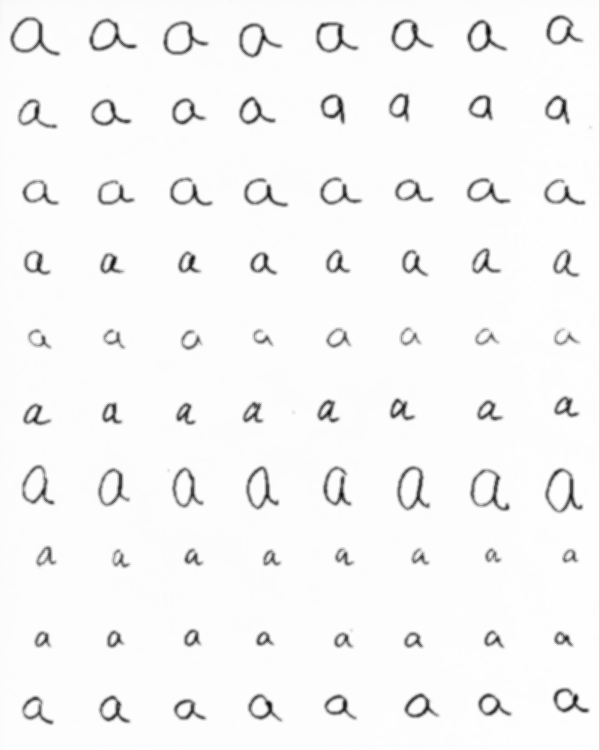
#> input picture Assignment1materials/H1-16images/a.bmp, 600 x 750 px, given in place of test1.bmp, which was not available
$ python test.py   (Python 2 division)   (older library calls are emulated)
#> lines starting #> are read from the running program, lines starting #| are printed output that depends on the picture; after the words box and inside, x2 and y2 are one past the last pixel; in counts of white or black regions, pixels touching at a corner belong together; pictures that were not available may be replaced by others from this repository, and a replacement may not be noted
from __future__ import division
import numpy as np
from sklearn.metrics import confusion_matrix
from scipy.spatial.distance import cdist
from skimage.measure import label, regionprops, moments, moments_central, moments_normalized, moments_hu
from skimage import io, exposure, morphology
import matplotlib.pyplot as plt
from matplotlib.patches import Rectangle
import pickle
import train
import cv2 as cv

#testNames = ['test1', 'test2']
testNames = ['test1']
testFeatures = []
testTruth = []
textPosition = []
for i in range(len(testNames)):
    img = io.imread('Assignment1materials/H1-16images/' + testNames[i] + '.bmp')
#> img is the input picture: shape (750, 600); min 5, max 254, mean 246
    #testTruth = ['a']*7+['d']*7+['m']*7+['n']*7+['o']*7+['p']*7+['q']*7+['r']*7+['u']*7+['w']*7
    ret, binary = cv.threshold(img, 0, 255, cv.THRESH_BINARY | cv.THRESH_OTSU)
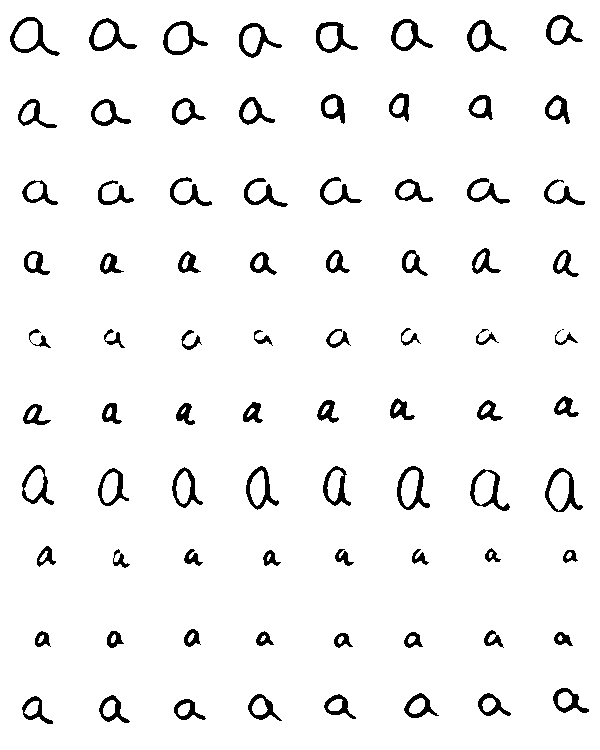
#> binary: shape (750, 600); 95.2% white; 81 black regions (1 under 20 px), largest, box (x1, y1, x2, y2) and area: (10, 17, 60, 56) 481, (545, 468, 583, 512) 474, (397, 466, 430, 510) 468
#> ret = 192
    th = ret
#> th = 192
    img_binary = (img < th).astype(np.double)
#> img_binary: shape (750, 600) float64; values 0 (black) and 1 (white), 4.8% white; 81 white regions (1 under 20 px), largest, box (x1, y1, x2, y2) and area: (10, 17, 60, 56) 479, (545, 468, 583, 512) 472, (397, 466, 430, 510) 466
    img_dilation = morphology.binary_dilation(img_binary, selem=None)
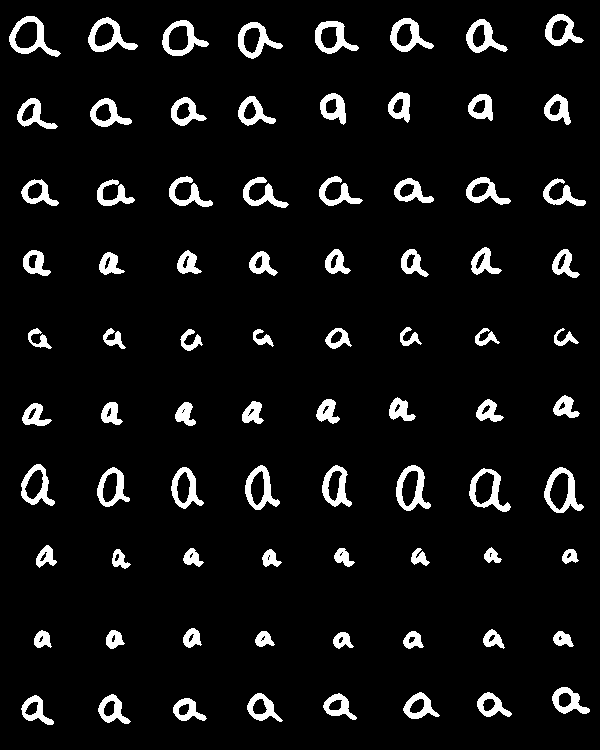
#> img_dilation: shape (750, 600) bool; 7% white; 80 white regions, largest, box (x1, y1, x2, y2) and area: (9, 16, 61, 57) 689, (544, 467, 584, 513) 683, (396, 465, 431, 511) 671
    img_erosion = morphology.binary_erosion(img_binary, selem=None)
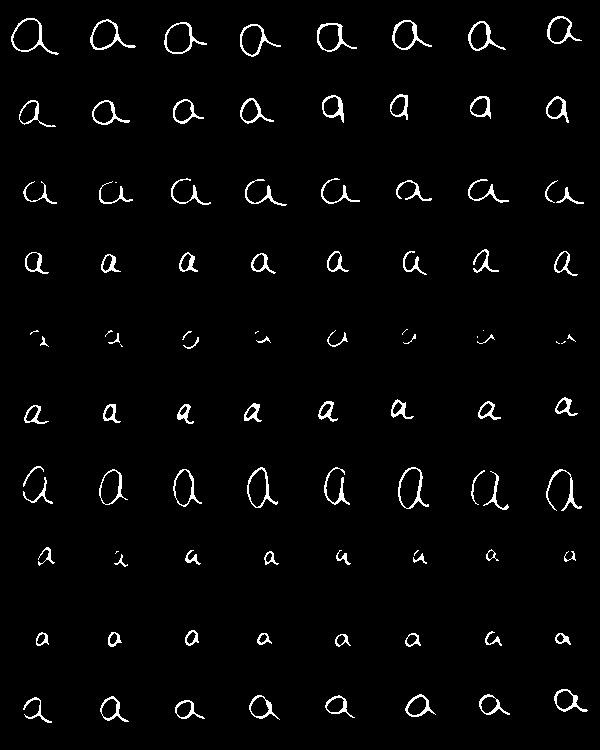
#> img_erosion: shape (750, 600) bool; 2.7% white in thin lines or dots
    img_label = label(img_binary, background=0)
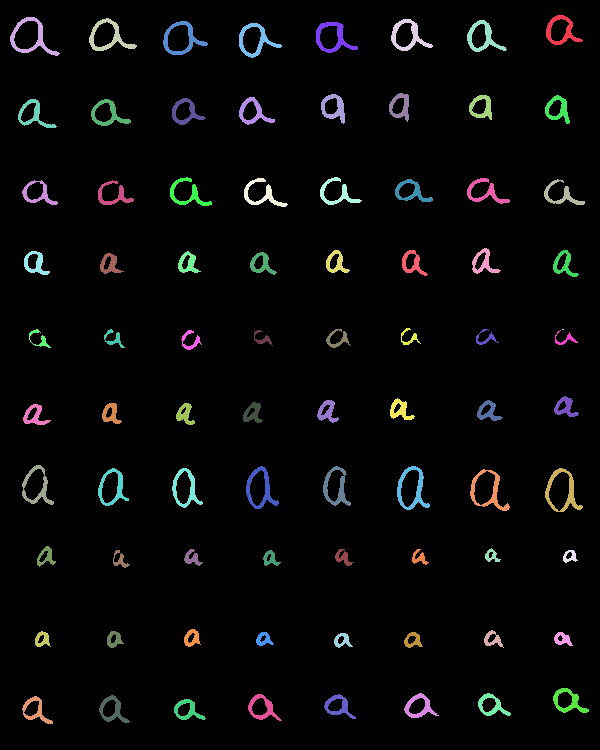
#> img_label: shape (750, 600) int64; 82 distinct labels, from 0 to 81; one colour per label, 0 black
    regions = regionprops(img_label)
#> regions = 81 regions; largest, box (x1, y1, x2, y2) and area: (10, 17, 60, 56) 479, (545, 468, 583, 512) 472, (397, 466, 430, 510) 466, (89, 18, 137, 51) 454, (163, 21, 208, 55) 439
    io.imshow(img_binary)
    ax = plt.gca()
    thresholdR = 15
    thresholdC = 15
    for props in regions:
        minr, minc, maxr, maxc = props.bbox
        # Computing Hu Moments and Removing Small Components
        if (maxr - minr) >= thresholdR and (maxc - minc) >= thresholdC:
            textPosition.append((maxc, minr))
            roi = img_binary[minr:maxr, minc:maxc]
            m = moments(roi)
            cr = m[0, 1] / m[0, 0]
            cc = m[1, 0] / m[0, 0]
#> (the run stopped early here; a loop or call above may not have finished)

$ run again, on Assignment1materials/H1-16images/k.bmp
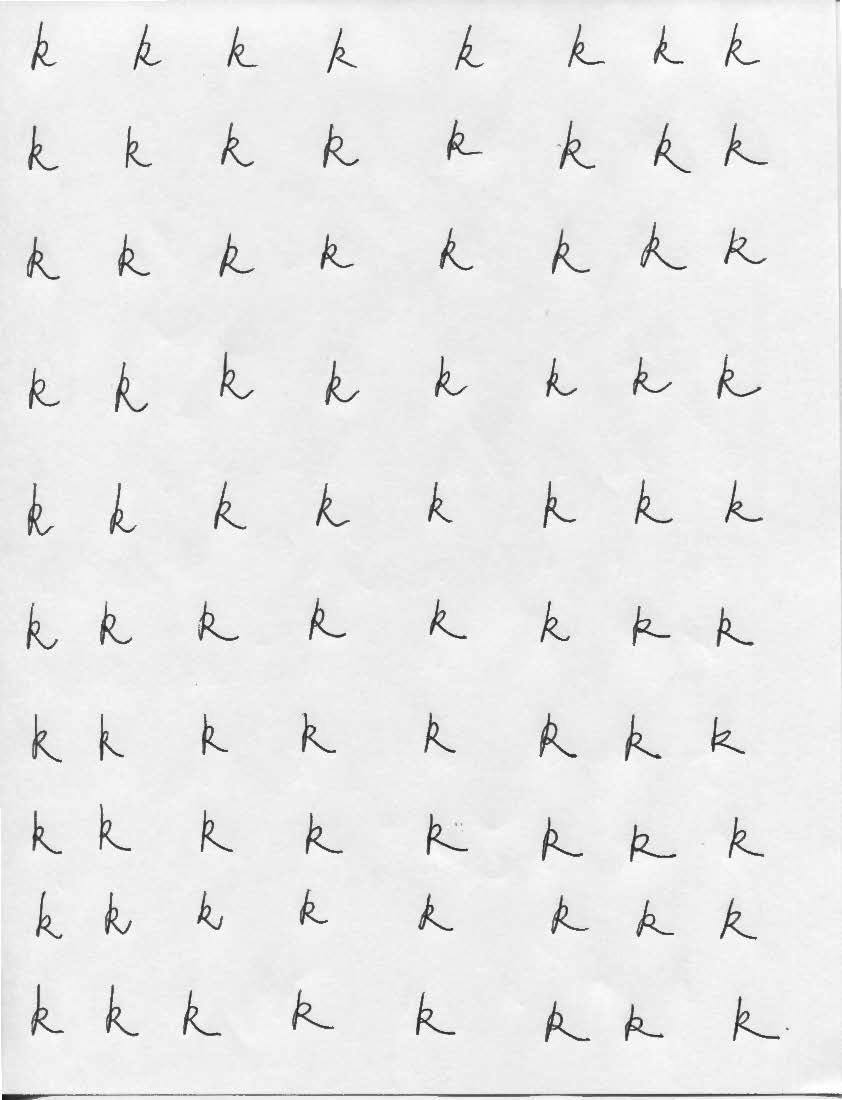
#> input picture Assignment1materials/H1-16images/k.bmp, 842 x 1100 px, given in place of test1.bmp, which was not available
#> img is the input picture: shape (1100, 842); min 16, max 255, mean 234.1
#> binary: shape (1100, 842); 97.4% white; 99 black regions (13 under 20 px), largest, box (x1, y1, x2, y2) and area: (290, 1093, 842, 1098) 1359, (539, 713, 577, 758) 341, (640, 222, 687, 270) 332
#> ret = 162
#> img_binary: shape (1100, 842) float64; values 0 (black) and 1 (white), 2.6% white; 100 white regions (14 under 20 px), largest, box (x1, y1, x2, y2) and area: (290, 1093, 842, 1098) 1359, (539, 713, 577, 758) 341, (640, 222, 687, 270) 331
#> img_dilation: shape (1100, 842) bool; 4.3% white; 89 white regions (7 under 20 px), largest, box (x1, y1, x2, y2) and area: (136, 1092, 842, 1099) 3008, (1, 1093, 121, 1100) 566, (639, 221, 688, 271) 549
#> img_erosion: shape (1100, 842) bool; 0.88% white in thin lines or dots
#> `img_label = label(img_binary, background=0)`:
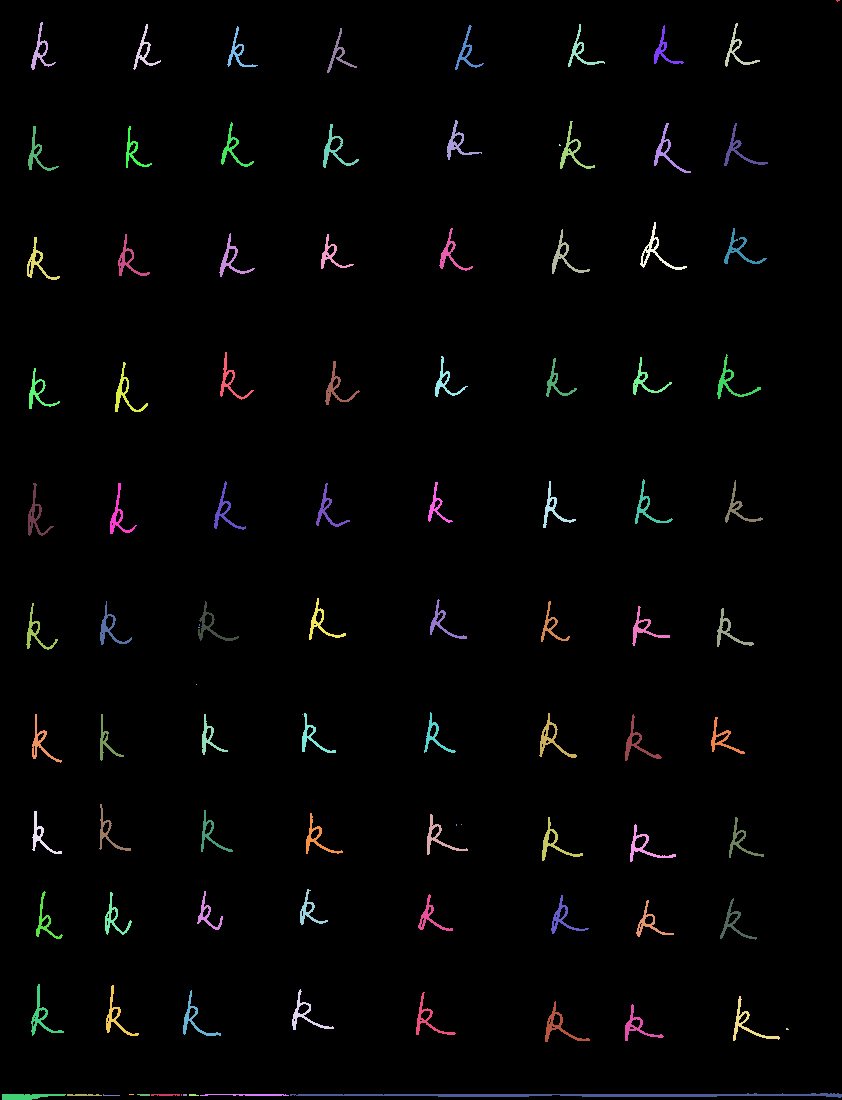
#> img_label: shape (1100, 842) int64; 101 distinct labels, from 0 to 100; one colour per label, 0 black
#> regions = 100 regions; largest, box (x1, y1, x2, y2) and area: (290, 1093, 842, 1098) 1359, (539, 713, 577, 758) 341, (640, 222, 687, 270) 331, (545, 1001, 590, 1042) 330, (323, 124, 359, 168) 321

$ run again, on Assignment1materials/H1-16images/m.bmp
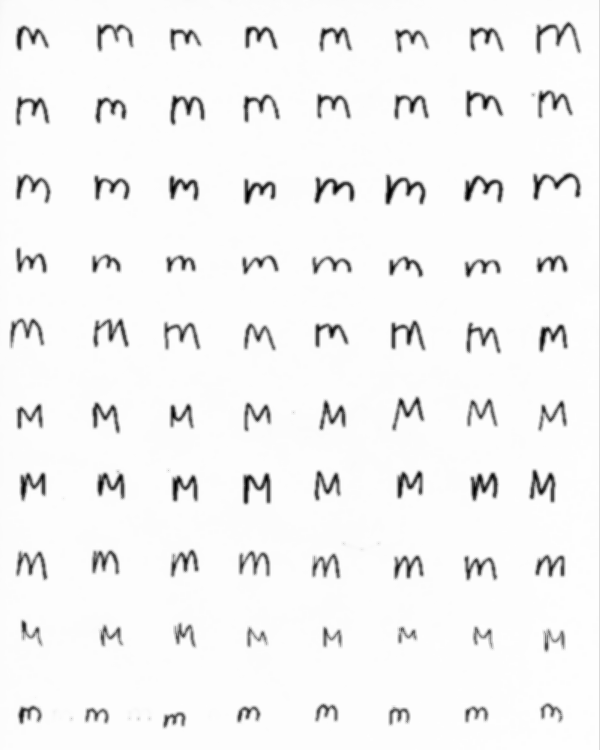
#> input picture Assignment1materials/H1-16images/m.bmp, 600 x 750 px, given in place of test1.bmp, which was not available
#> img is the input picture: shape (750, 600); min 0, max 254, mean 243.5
#> binary: shape (750, 600); 94.5% white; 81 black regions (1 under 20 px), largest, box (x1, y1, x2, y2) and area: (385, 175, 426, 205) 497, (533, 173, 581, 200) 448, (243, 473, 271, 504) 448
#> ret = 181
#> img_binary: shape (750, 600) float64; values 0 (black) and 1 (white), 5.4% white; 81 white regions (1 under 20 px), largest, box (x1, y1, x2, y2) and area: (385, 175, 426, 205) 496, (243, 473, 271, 504) 447, (533, 173, 581, 200) 445
#> img_dilation: shape (750, 600) bool; 7.8% white; 81 white regions (1 under 20 px), largest, box (x1, y1, x2, y2) and area: (384, 174, 427, 206) 667, (535, 21, 581, 54) 633, (532, 172, 582, 201) 615
#> img_erosion: shape (750, 600) bool; 3.2% white; 94 white regions (10 under 20 px)
#> `img_label = label(img_binary, background=0)`:
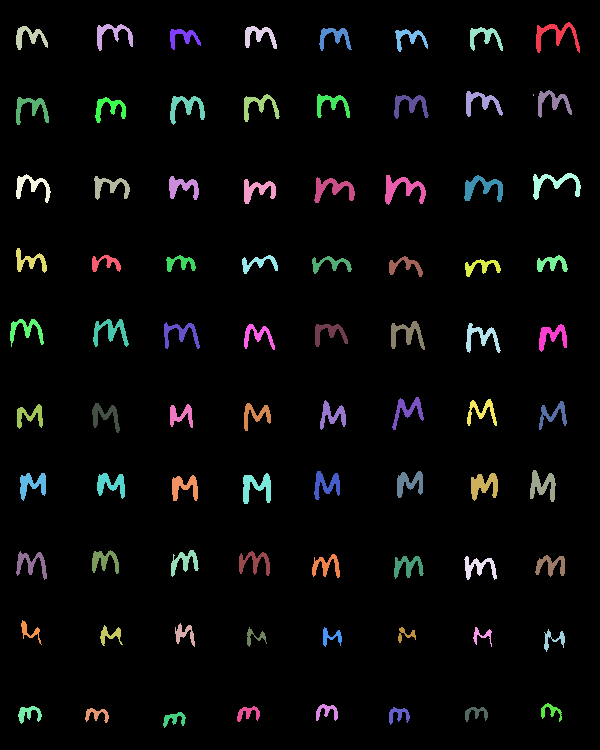
#> img_label: shape (750, 600) int64; 82 distinct labels, from 0 to 81; one colour per label, 0 black
#> regions = 81 regions; largest, box (x1, y1, x2, y2) and area: (385, 175, 426, 205) 496, (243, 473, 271, 504) 447, (533, 173, 581, 200) 445, (464, 175, 503, 202) 444, (536, 22, 580, 53) 440

$ run again, on Assignment1materials/H1-16images/n.bmp
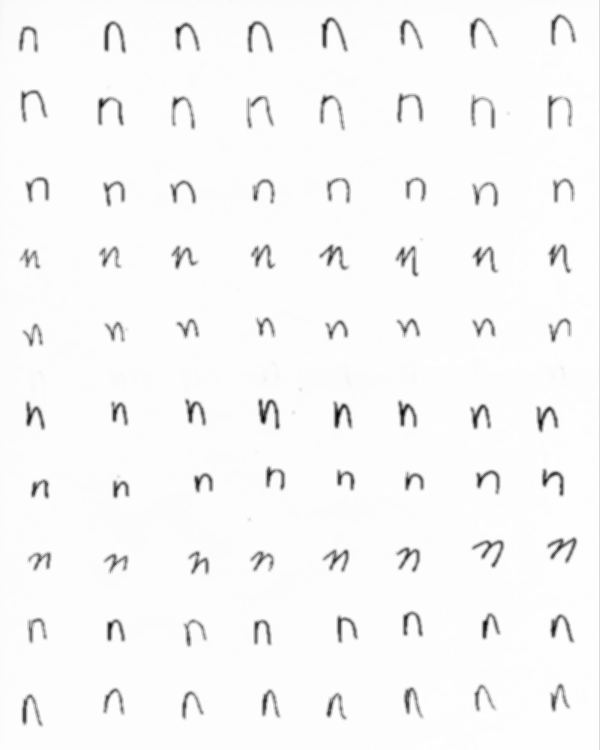
#> input picture Assignment1materials/H1-16images/n.bmp, 600 x 750 px, given in place of test1.bmp, which was not available
#> img is the input picture: shape (750, 600); min 0, max 254, mean 247.7
#> binary: shape (750, 600); 96.2% white; 81 black regions, largest, box (x1, y1, x2, y2) and area: (258, 399, 280, 429) 330, (547, 538, 577, 563) 301, (321, 17, 347, 51) 297
#> ret = 196
#> img_binary: shape (750, 600) float64; values 0 (black) and 1 (white), 3.8% white; 81 white regions, largest, box (x1, y1, x2, y2) and area: (258, 399, 280, 429) 327, (547, 538, 577, 563) 298, (321, 17, 347, 51) 295
#> img_dilation: shape (750, 600) bool; 5.7% white; 80 white regions, largest, box (x1, y1, x2, y2) and area: (257, 398, 281, 430) 457, (320, 16, 348, 52) 429, (546, 537, 578, 564) 424
#> img_erosion: shape (750, 600) bool; 2% white in thin lines or dots, all inside (x1, y1, x2, y2) = (20, 15, 576, 724)
#> `img_label = label(img_binary, background=0)`:
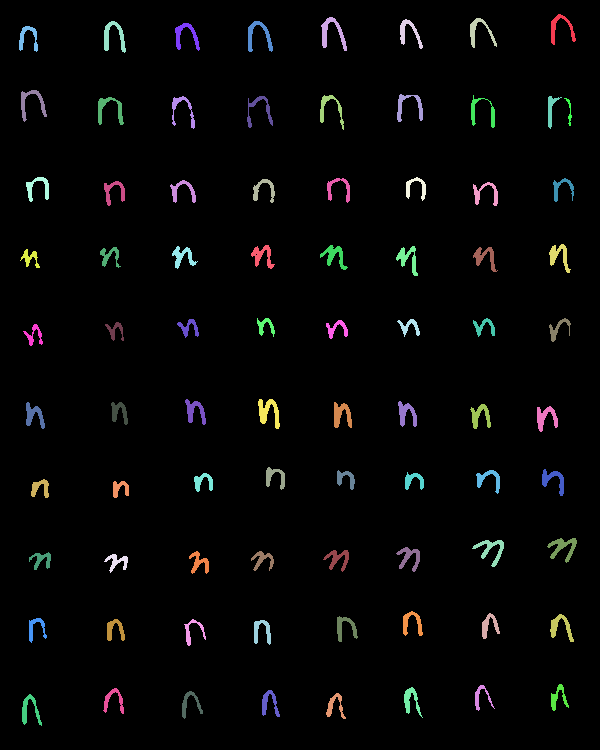
#> img_label: shape (750, 600) int64; 82 distinct labels, from 0 to 81; one colour per label, 0 black
#> regions = 81 regions; largest, box (x1, y1, x2, y2) and area: (258, 399, 280, 429) 327, (547, 538, 577, 563) 298, (321, 17, 347, 51) 295, (472, 540, 504, 567) 287, (104, 21, 126, 53) 278
